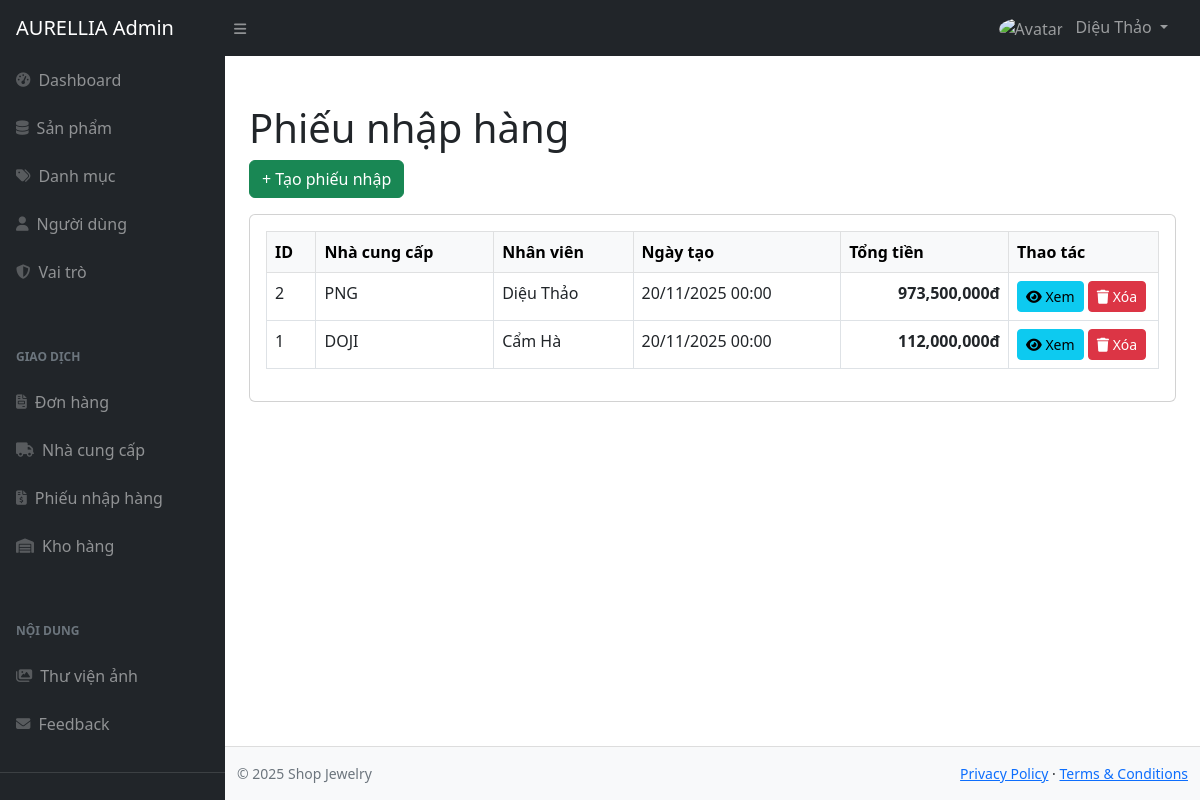
The page /admin/index.php?act=import (signed in) on the database as committed earlier.
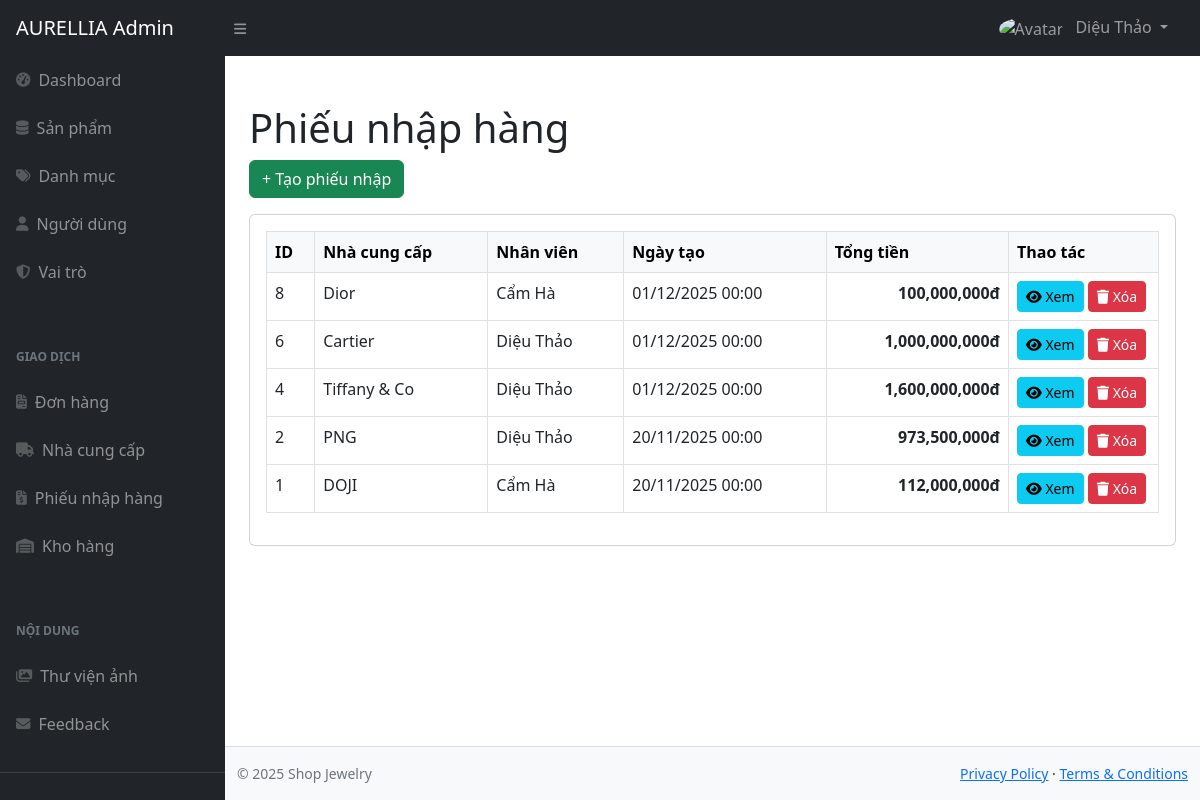
The same page on the database as committed later.
### tables this page shows
CREATE TABLE `import` (
  `id` int(11) NOT NULL,
  `total_import_order` int(11) DEFAULT NULL,
  `user_id` int(11) DEFAULT NULL,
  `supplier_id` int(11) DEFAULT NULL,
  `created_at` date DEFAULT NULL,
  `isDeleted` int(11) DEFAULT NULL
);

CREATE TABLE `supplier` (
  `id` int(11) NOT NULL,
  `name` varchar(255) DEFAULT NULL,
  `address` varchar(255) DEFAULT NULL,
  `contact` varchar(255) DEFAULT NULL,
  `isDeleted` tinyint(1) DEFAULT 0
);

CREATE TABLE `user` (
  `id` int(11) NOT NULL,
  `fullname` varchar(255) NOT NULL,
  `email` varchar(255) NOT NULL,
  `phone_number` varchar(255) DEFAULT NULL,
  `password` varchar(255) DEFAULT NULL,
  `role_id` int(11) DEFAULT NULL,
  `created_at` date DEFAULT NULL,
  `updated_at` date DEFAULT NULL,
  `deleted` int(11) DEFAULT NULL,
  `reset_token` varchar(255) DEFAULT NULL,
  `token_expiry` datetime DEFAULT NULL
);

### admin/controllers/ImportController.php (called while the page is built, shortened)
<?php
require "models/ImportModel.php";
class ImportController
{
    private $model;
    function __construct($db)
    {
        $this->model = new ImportModel($db);
    }
    function index()
    {
        $imports = $this->model->getAll();
        include "layouts/main.php";
    }
}

### admin/models/ImportModel.php (called while the page is built, shortened)
<?php
class ImportModel
{
    private $conn;
    function __construct($db)
    {
        $this->conn = $db;
    }
    function getAll()
    {
        $sql = "
        SELECT import.*,
               supplier.name AS supplier_name,
               user.fullname AS user_name
        FROM import
        JOIN supplier ON supplier.id = import.supplier_id
        JOIN user ON user.id = import.user_id
        WHERE import.isDeleted = 0
        ORDER BY import.id DESC
    ";
        return $this->conn->query($sql);
    }
}

### admin/views/import/list.php (the view)
<h1 class="mt-4">Phiếu nhập hàng</h1>
<a href="index.php?act=import-create" class="btn btn-success mb-3">+ Tạo phiếu nhập</a>
<div class="card">
    <div class="card-body">
        <table class="table table-bordered table-hover">
            <thead class="table-light">
                <tr>
                    <th>ID</th>
                    <th>Nhà cung cấp</th>
                    <th>Nhân viên</th>
                    <th>Ngày tạo</th>
                    <th>Tổng tiền</th>
                    <th width="150">Thao tác</th>
                </tr>
            </thead>
            <tbody>
                <?php foreach ($imports as $i): ?>
                    <tr>
                        <td><?= $i['id'] ?></td>
                        <td><?= htmlspecialchars($i['supplier_name']) ?></td>
                        <td><?= htmlspecialchars($i['user_name']) ?></td>
                        <td><?= date('d/m/Y H:i', strtotime($i['created_at'])) ?></td>
                        <td class="text-end fw-bold"><?= number_format($i['total_import_order'] ?? 0) ?>đ</td>
                        <td>
                            <a href="index.php?act=import-detail&id=<?= $i['id'] ?>" class="btn btn-info btn-sm">
                                <i class="fas fa-eye"></i> Xem
                            </a>
                            <a href="index.php?act=import-delete&id=<?= $i['id'] ?>"
                                class="btn btn-danger btn-sm"
                                onclick="return confirm('Bạn có chắc chắn muốn xóa phiếu nhập #<?= $i['id'] ?>?')">
                                <i class="fas fa-trash"></i> Xóa
                            </a>
                        </td>
                    </tr>
                <?php endforeach; ?>
            </tbody>
        </table>
    </div>
</div>

Rows that differ between the two databases and show on the page:
added import: id "8", supplier.name "Dior", user.fullname "Cẩm Hà", created_at "01/12/2025 00:00", total_import_order "100,000,000"
added import: id "6", supplier.name "Cartier", user.fullname "Diệu Thảo", created_at "01/12/2025 00:00", total_import_order "1,000,000,000"
added import: id "4", supplier.name "Tiffany & Co", user.fullname "Diệu Thảo", created_at "01/12/2025 00:00", total_import_order "1,600,000,000"
